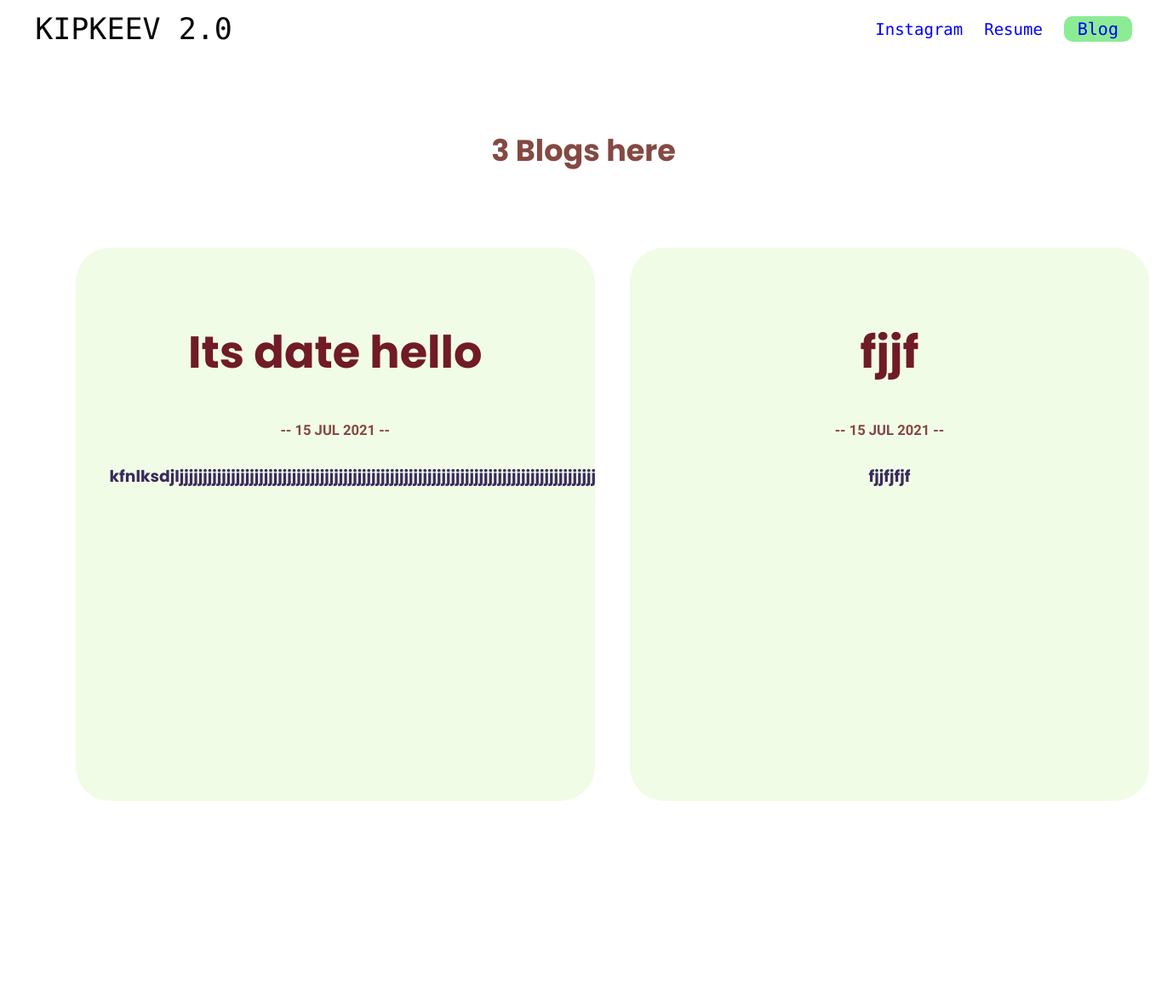
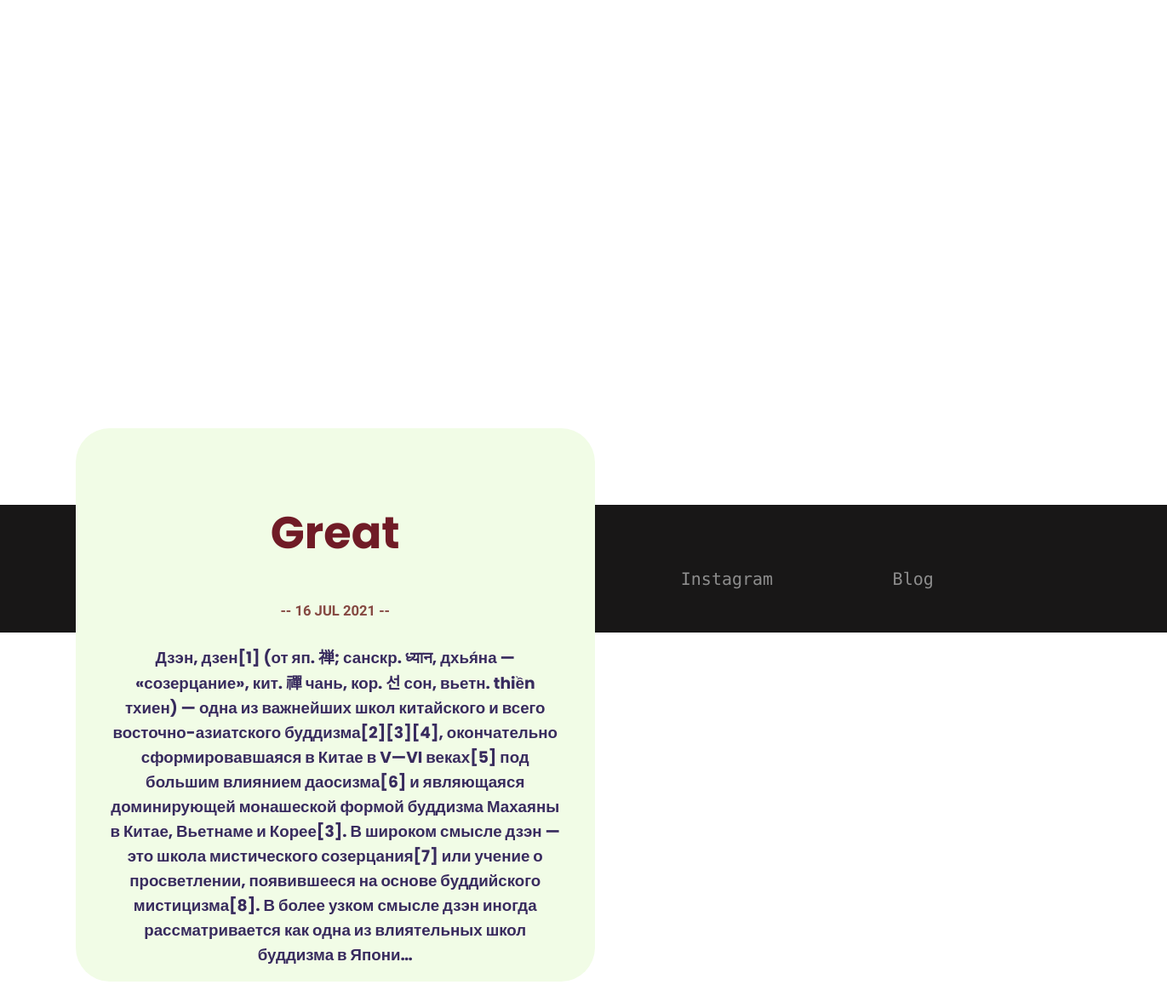
Page /blog/ on the earlier database version (2 pictures, top to bottom).
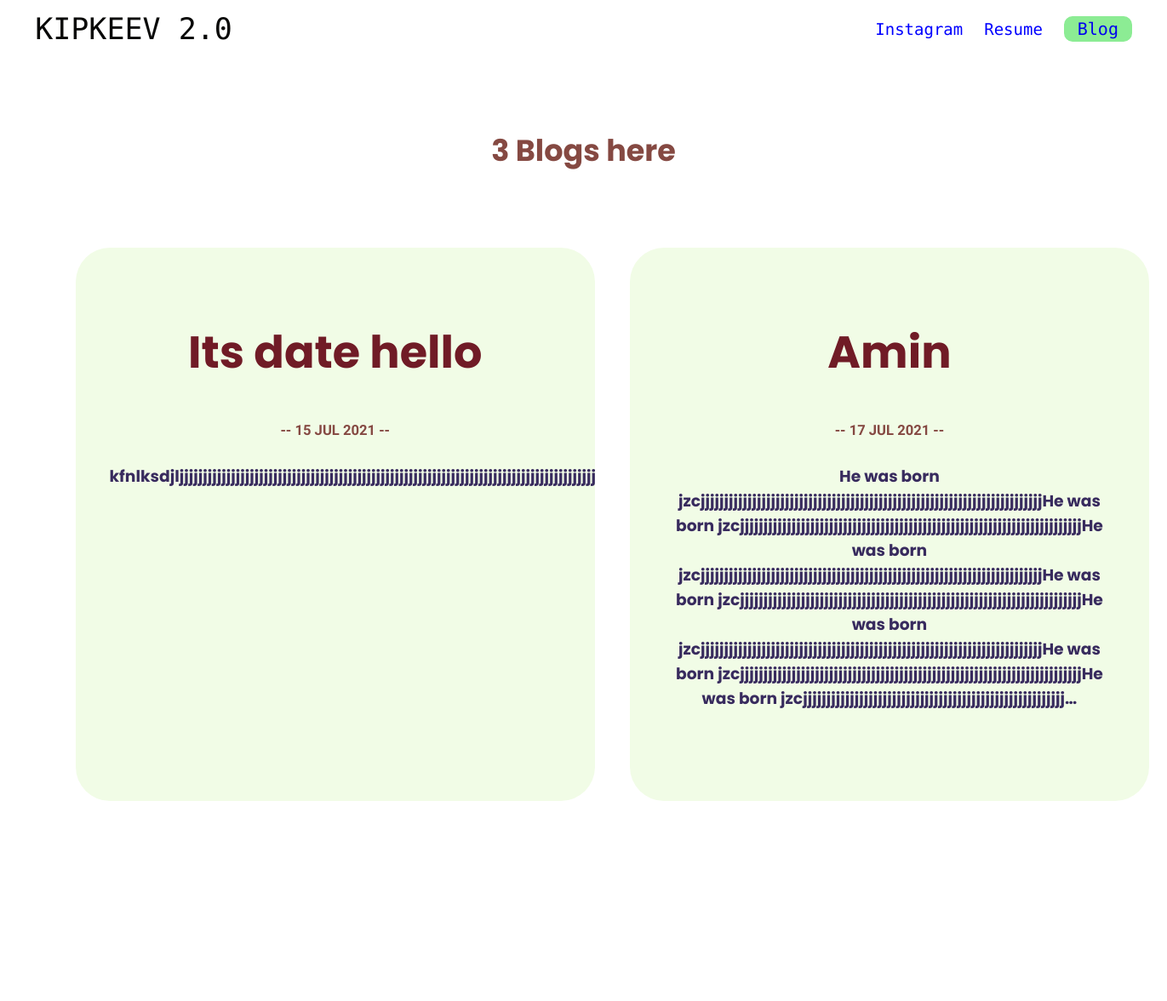
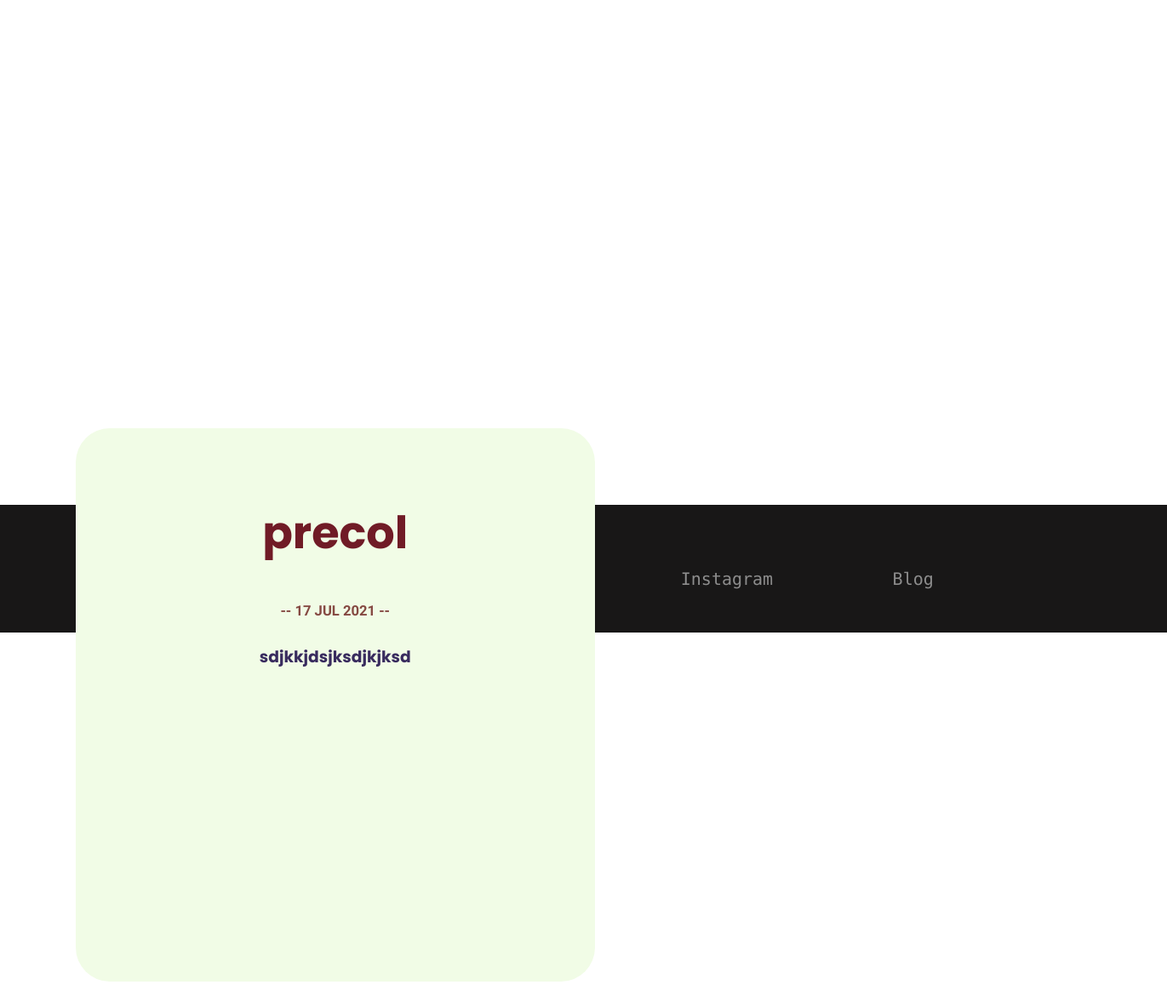
Same page on the later database version (2 pictures, top to bottom).
### blog/models.py (models this page shows, shortened)
class blog_post(models.Model):
    title = models.CharField(max_length=30)
    desc = models.TextField(max_length=10000)
    dateofpost = models.DateField(auto_now=False, auto_now_add=False)

### blog/views.py (the view)
# urls.py: path('', views.blogpage, name = 'blogpage'),
def blogpage(request):
    return render(request, 'blog/blog.html', {'all_posts':all_posts})

### blog/templates/blog/blog.html
{% extends 'projects/base.html' %}
{% load static %}
    {% block 'content'%}
        <h1 class="count"><b>{{all_posts.count}} Blog{{all_posts.count|pluralize}} here</b></h1>
        <div class="container">
            {% for post in all_posts %}
            <a href="{% url 'blog:detail' post.id %}" data-aos="slide-up" data-aos-duration="1300">
                <div class="card">
                    <div class="blog_a">
                        <h2>{{ post.title }}</h2>
                    </div>
                    <div class="blog_date">
                        <h5>-- {{ post.dateofpost|date:'j M Y'|upper}} --</h5>
                    </div>
                    <div class="blog_desc">
                        <h3>{{ post.desc|striptags|truncatechars:600}}</h3>
                    </div>
                </div>
            </a>
            {%endfor%}
        </div>
    {%endblock%}

Differences in the rows shown:
removed blog_post: title "fjjf", dateofpost "15 JUL 2021", desc "fjjfjfjf"
removed blog_post: title "Great", dateofpost "16 JUL 2021", desc "Дзэн, дзен[1] (от яп. 禅; санскр. ध्यान, дхья́на — «созерцание», кит. 禪 чань, кор. 선 сон, вьетн. thiền тхиен) — одна из важнейших школ китайского и всего восточно-азиатского буддизма[2][3][4], окончательно сформировавшаяся в Китае в V—VI веках[5] под большим влиянием даосизма[6] и являющаяся доминирующей монашеской формой буддизма Махаяны в Китае, Вьетнаме и Корее[3]. В широком смысле дзэн — это школа мистического созерцания[7] или учение о просветлении, появившееся на основе буддийского мистицизма[8]. В более узком смысле дзэн иногда рассматривается как одна из влиятельных школ буддизма в Япони…"
added blog_post: title "Amin", dateofpost "17 JUL 2021", desc "He was born jzcjjjjjjjjjjjjjjjjjjjjjjjjjjjjjjjjjjjjjjjjjjjjjjjjjjjjjjjjjjjjjjjjjjjjjjjjjHe was born jzcjjjjjjjjjjjjjjjjjjjjjjjjjjjjjjjjjjjjjjjjjjjjjjjjjjjjjjjjjjjjjjjjjjjjjjjjjHe was born jzcjjjjjjjjjjjjjjjjjjjjjjjjjjjjjjjjjjjjjjjjjjjjjjjjjjjjjjjjjjjjjjjjjjjjjjjjjHe was born jzcjjjjjjjjjjjjjjjjjjjjjjjjjjjjjjjjjjjjjjjjjjjjjjjjjjjjjjjjjjjjjjjjjjjjjjjjjHe was born jzcjjjjjjjjjjjjjjjjjjjjjjjjjjjjjjjjjjjjjjjjjjjjjjjjjjjjjjjjjjjjjjjjjjjjjjjjjHe was born jzcjjjjjjjjjjjjjjjjjjjjjjjjjjjjjjjjjjjjjjjjjjjjjjjjjjjjjjjjjjjjjjjjjjjjjjjjjHe was born jzcjjjjjjjjjjjjjjjjjjjjjjjjjjjjjjjjjjjjjjjjjjjjjjjjjjjjjjjj…"
added blog_post: title "precol", dateofpost "17 JUL 2021", desc "sdjkkjdsjksdjkjksd"
